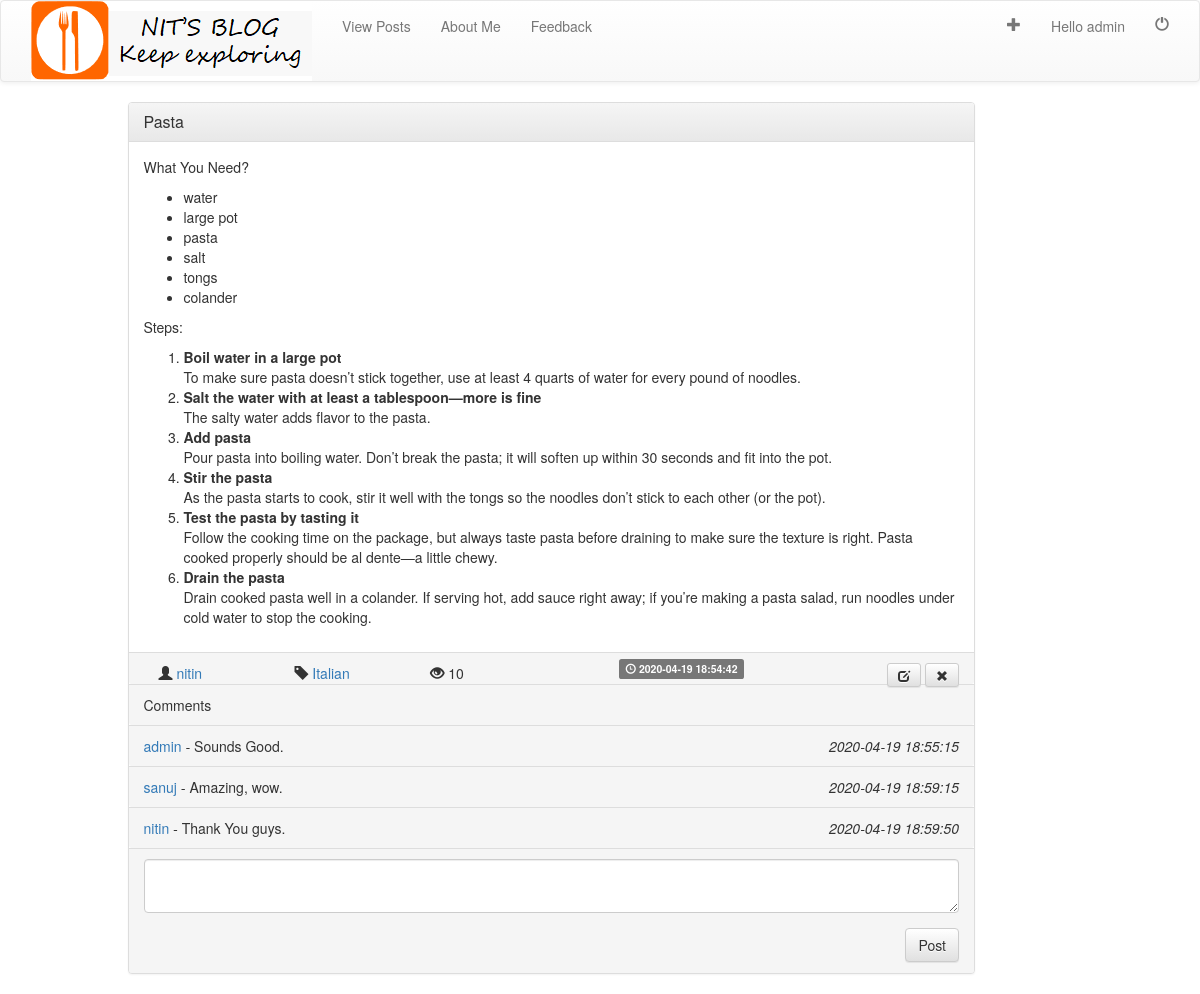
Screenshot of /posts/post.php?id=21 (signed in) with the database file from the repository.
### tables this page shows
CREATE TABLE `posts` (
  `postID` int(11) NOT NULL,
  `postTitle` varchar(200) NOT NULL,
  `postDesc` varchar(10000) NOT NULL,
  `postTime` timestamp NOT NULL DEFAULT current_timestamp() ON UPDATE current_timestamp(),
  `postTag` varchar(40) NOT NULL,
  `postAuthor` varchar(40) NOT NULL
);

CREATE TABLE `user_post` (
  `postAuthor` varchar(40) NOT NULL,
  `postID` int(11) NOT NULL,
  `postLikes` int(11) NOT NULL DEFAULT 0,
  `postDisLikes` int(11) NOT NULL,
  `postComments` int(11) NOT NULL DEFAULT 0,
  `postViews` int(11) NOT NULL DEFAULT 0
);

CREATE TABLE `comments` (
  `postID` int(11) NOT NULL,
  `commentID` int(11) NOT NULL,
  `commentDesc` varchar(500) NOT NULL,
  `commentAuthor` varchar(500) NOT NULL,
  `commentTime` timestamp NOT NULL DEFAULT current_timestamp() ON UPDATE current_timestamp()
);

### include/algos.php (called while the page is built, shortened)
<?php
function increament_views($id , $author) {
  include("../db/dbconnect.php");
  $query="SELECT *
          FROM user_post
          WHERE postID='$id'
          ";
  $result=mysqli_query($conn , $query);
  if($result==true) {
      if(mysqli_num_rows($result) == 1) {
          while($row = mysqli_fetch_assoc($result)) {
              $views=$row['postViews'];
              $views = $views + 1;
              $query="UPDATE user_post
                      SET postViews='$views'
                      WHERE postID='$id'
                      ";
              $res=mysqli_query($conn , $query);
              return $row['postViews'];
          }
      }
  } else {
      echo "Failed to load views";
  }
}
return 0;
?>

### include/frame_comment.php (the view)
<div class="panel-footer">
      <span>
            <a href=<?php echo "../users/profile.php?user=".$comment['commentAuthor'];?> >
                <?php echo $comment['commentAuthor']; ?>
            </a>
            <i>-</i>
              <?php echo $comment['commentDesc']; ?>
      </span>
      <span>
          <span class="pull-right"><i><?php echo $comment['commentTime']; ?></i></span>
      </span>
</div>

### include/frame_post.php
<?php
	include_once("bootstrap_cdn.php");
?>
<div class="container">
		<div class="row">
			<div class="col-md-9 col-md-offset-1">
			<div class="panel panel-default">
		  		<div class="panel-heading">
		    		<h3 class="panel-title">
		    			<a href=<?php echo "post.php?id="; echo $id; ?> ><?php echo $title; ?></a>
		    		</h3>
		  		</div>
		  		<div class="panel-body">
						<?php
							echo $desc;
		    		?>
		  		</div>
		  		<div class="panel-footer">
						<span class="col-sm-2">
				  			<span class="glyphicon glyphicon-user" aria-hidden="true"></span>
				  			<a href=<?php echo "../users/profile.php?user="; echo $author; ?> >
										<?php echo $author?>
				  			</a>
					</span>
					<span class="col-sm-2">
							<span class="glyphicon glyphicon-tag" aria-hidden="true"></span>
			  			<a href=<?php echo "post.php?tags="; echo $tags; ?> >
									<?php echo $tags;?>
			  			</a>
					</span>
						<span class="col-sm-3">
							<?php
								 if(isset($views)) {
									 echo "<span class='glyphicon glyphicon-eye-open' aria-hidden='true'></span>"." ".$views;
								 }
							?>
						</span>
		  			<span class="label label-default">
							<span class="glyphicon glyphicon-time" aria-hidden="true"></span> <?php echo $time ?>
						</span>
			  			<?php
			  				$delete_post_link='../posts/delete_post.php?postid='.$id;
							if(isset($_SESSION['username']) ) {
								if($_SESSION['username']==$author || $_SESSION['usertype']=='admin') {
									echo "
									<span class='pull-right'>
									<a href='update.php?id=$id'  type=\"button\" class=\"btn btn-sm btn-default\">
										<i class=\"glyphicon glyphicon-edit\"></i>
									</a>
									<a href=$delete_post_link type=\"button\" class=\"btn btn-sm btn-default\">
										<i class=\"glyphicon glyphicon-remove\"></i>
									</a>
									</span>
									";
								}
							}
						?>
		  		</div>
			<?php
					if(isset($_REQUEST['id'])) {
							include("../posts/comments.php");
							if(isset($_SESSION['username']))
									include("../include/commentform.php");
					}
			?>
			</div>
		</div>
		</div>
</div>

### posts/comments.php
<?php
      $query="SELECT * FROM comments WHERE postID='$id'  ";
      $result=mysqli_query($conn , $query);
      if($result) {
        echo "
        <div class='panel-footer'>
        Comments
        </div>
        ";
          if(mysqli_num_rows($result) > 0) {
            while($comment=mysqli_fetch_assoc($result)) {
                include("../include/frame_comment.php");
            }
          }
      } else {
        echo "Query failed";
      }
?>

### rows the page displays
posts: postTitle "Pasta", postDesc "What You Need? water large pot pasta salt tongs colander Steps: Boil water in a large pot To make sure pasta doesn’t stick together, use at least 4 quarts of water for every pound of noodles. Salt the water with at least a tablespoon—more is fine The salty water adds flavor to the pasta. Add pasta Pour pasta into boiling water. Don’t break the pasta; it will soften up within 30 seconds and fit into the pot. Stir the pasta As the pasta starts to cook, stir it well with the tongs so the noodles don’t stick to each other (or the pot). Test the pasta by tasting it Follow the cooking time on the package, but always taste pasta before draining to make sure the texture is right. Pasta cooked…", postAuthor "nitin", postTag "Italian", views "10", postTime "2020-04-19 18:54:42"
comments: commentAuthor "admin", commentDesc "Sounds Good.", commentTime "2020-04-19 18:55:15"
comments: commentAuthor "sanuj", commentDesc "Amazing, wow.", commentTime "2020-04-19 18:59:15"
comments: commentAuthor "nitin", commentDesc "Thank You guys.", commentTime "2020-04-19 18:59:50"

### other values shown
$username "admin"
